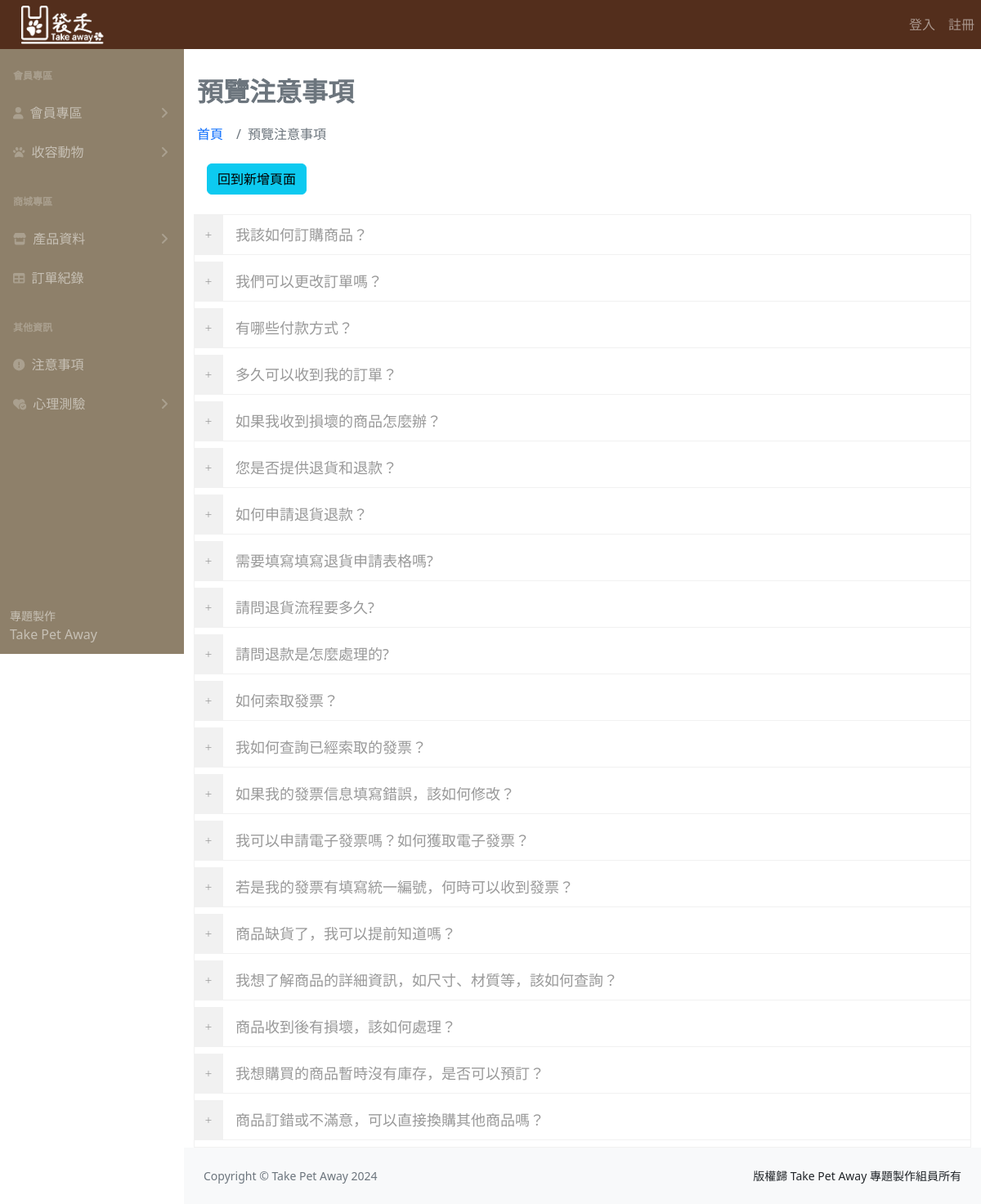
/faq_index.php, run on the app's committed database.
### tables this page shows
CREATE TABLE `faq_shopinfo` (
  `question_id` int(11) NOT NULL,
  `main_question` varchar(60) NOT NULL,
  `small_question` varchar(60) NOT NULL,
  `faq_answer` text NOT NULL
);

### faq_index.php (the view, shortened to what this page needs)
<?php
$conn = new PDO("mysql:host=localhost:3306;dbname=take_pet_away", "root", "admin");
$sql = "SELECT * FROM faq_shopinfo";
$statement = $conn->prepare($sql);
$statement->execute();
$faqs = $statement->fetchAll();
?>
<link rel="stylesheet" type="text/css" href="css/bootstrap.css" />
<link rel="stylesheet" type="text/css" href="font-awesome/css/font-awesome.css" />
<?php include __DIR__ . '/parts/1_head.php' ?>
<?php include __DIR__ . '/parts/2_nav.php' ?>
<?php include __DIR__ . '/parts/3_side_nav.php' ?>
<h1 class="mt-4 ml-3 fw-bold lh-lg text-secondary fs-2">預覽注意事項</h1>
<ol class="breadcrumb mb-4 ml-3">
	<li class="breadcrumb-item"><a href="index_.php">首頁</a></li>
	<li class="breadcrumb-item active">預覽注意事項</li>
</ol>
<div class="container">
	<a href="faq_add.php" class="btn btn-info ml-3">回到新增頁面</a>
	<div class="row">
		<div class="col-md-12 accordion_one">
			<div class="panel-group mt-4">
				<?php foreach ($faqs as $faq) : ?>
					<div class="panel panel-default">
						<div class="panel-heading">
							<h4 class="panel-title">
								<a data-toggle="collapse" data-parent="#accordion_oneLeft" href="#faq-<?php echo $faq['question_id']; ?>" aria-expanded="false" class="collapsed">
									<?php echo $faq['small_question']; ?>
								</a>
							</h4>
						</div>
					</div>
				<?php endforeach; ?>
			</div>
		</div>
	</div>
</div>
<?php include __DIR__ . '/parts/4_footer.php' ?>
<?php include __DIR__ . '/parts/6_foot.php' ?>

### parts/1_head.php (style rules this page uses)
:root { --bs-dark-rgb: 83, 46, 28; }
.row { --bs-gutter-x: 0rem; }

### faq_index.php (style rules this page uses)
.accordion_one .panel-group { border: 1px solid #f1f1f1; }
a:link { text-decoration: none }
.accordion_one .panel { background-color: transparent; box-shadow: none; border-bottom: 0px solid transparent; border-radius: 0; margin: 0 }
.accordion_one .panel-default { border: 0 }
h4 { font-size: 18px; line-height: 24px }
.accordion_one .panel .panel-heading a.collapsed { color: #999999; display: block; padding: 12px 30px; border-top: 0px }
.accordion_one .panel .panel-heading a { display: block; padding: 12px 30px; background: #fff; color: #313131; border-bottom: 1px solid #f1f1f1 }
.accordion_one .panel .panel-heading a.collapsed:after { content: "\2b"; color: #999999; background: #f1f1f1 }
.accordion_one .panel .panel-heading a:after, .accordion_one .panel .panel-heading a.collapsed:after { font-family: 'FontAwesome'; font-size: 15px; width: 36px; line-height: 48px; text-align: center; background: #F1F1F1; float: left; margin-left: -31px; margin-top: -12px; margin-right: 15px }
.accordion_one .panel .panel-heading a:after { content: "\2212" }
.accordion_one .panel .panel-heading a:after, .accordion_one .panel .panel-heading a.collapsed:after { font-family: 'FontAwesome'; font-size: 15px; width: 36px; height: 48px; line-height: 48px; text-align: center; background: #F1F1F1; float: left; margin-left: -31px; margin-top: -12px; margin-right: 15px }

### data on the page
faq_shopinfo: small_question "我該如何訂購商品？"
faq_shopinfo: small_question "我們可以更改訂單嗎？"
faq_shopinfo: small_question "有哪些付款方式？"
faq_shopinfo: small_question "多久可以收到我的訂單？"
faq_shopinfo: small_question "如果我收到損壞的商品怎麼辦？"
faq_shopinfo: small_question "您是否提供退貨和退款？"
faq_shopinfo: small_question "如何申請退貨退款？"
faq_shopinfo: small_question "需要填寫填寫退貨申請表格嗎?"
faq_shopinfo: small_question "請問退貨流程要多久?"
faq_shopinfo: small_question "請問退款是怎麼處理的?"
faq_shopinfo: small_question "如何索取發票？"
faq_shopinfo: small_question "我如何查詢已經索取的發票？"
faq_shopinfo: small_question "如果我的發票信息填寫錯誤，該如何修改？"
faq_shopinfo: small_question "我可以申請電子發票嗎？如何獲取電子發票？"
faq_shopinfo: small_question "若是我的發票有填寫統一編號，何時可以收到發票？"
faq_shopinfo: small_question "商品缺貨了，我可以提前知道嗎？"
faq_shopinfo: small_question "我想了解商品的詳細資訊，如尺寸、材質等，該如何查詢？"
faq_shopinfo: small_question "商品收到後有損壞，該如何處理？"
faq_shopinfo: small_question "我想購買的商品暫時沒有庫存，是否可以預訂？"
faq_shopinfo: small_question "商品訂錯或不滿意，可以直接換購其他商品嗎？"
